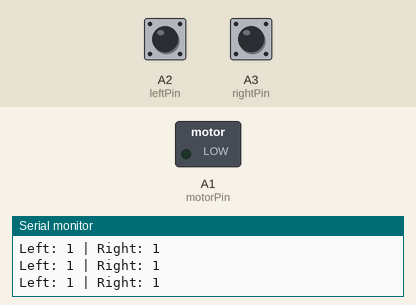
The sketch below on a simulated Arduino Uno, built with avr-gcc and run on an emulated ATmega328P. On the bench: switched loads named in the sketch (green lamp = pin HIGH), the last lines printed to the serial monitor. The inputs (shaded band) are chosen by the test bench; at power-on: A2 (leftPin) HIGH, A3 (rightPin) HIGH.

Above: at 1.2 s.
1.3 s: A2 (leftPin) pulled LOW for 0.15 s
At 1.45 s:
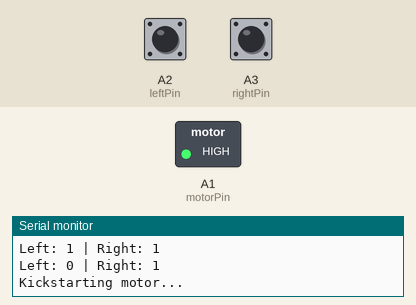
3.0 s: A3 (rightPin) pulled LOW for 0.15 s
At 4.0 s:
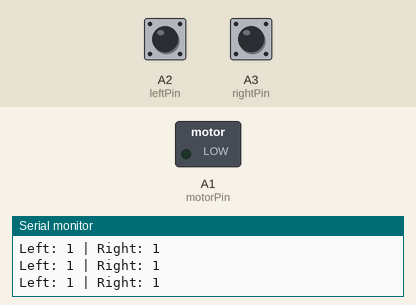
5.0 s: A3 (rightPin) pulled LOW for 3.2 s
At 5.4 s:
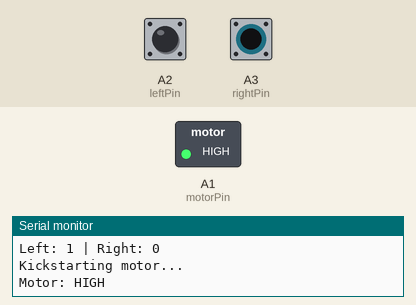
Timing chart, 0 to 9.8 s (numbered marks = the images above; inputs shaded):
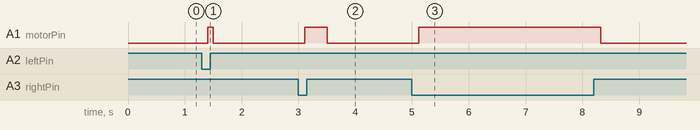

The sketch:

drwobbles.ino
```cpp
// Pin assignments
const int motorPin  = A1;  // DAC-capable true analog output
const int leftPin   = A2;  // Switch left position (LOW_SPEED)
const int rightPin  = A3;  // Switch right position (HIGH_SPEED)

// Motor settings
const int LOW_INTENSITY      = 120;
const int HIGH_INTENSITY     = 255;
const int KICKSTART_DURATION = 100;
const int DEBOUNCE_DELAY     = 200;

// State
enum MotorState { MOTOR_OFF, LOW_SPEED, HIGH_SPEED };
MotorState currentState = MOTOR_OFF;

bool lastLeftState  = HIGH;
bool lastRightState = HIGH;

void kickstart() {
  analogWrite(motorPin, 255);
  Serial.println("Kickstarting motor...");
  delay(KICKSTART_DURATION);
}

void applyMotorState() {
  switch (currentState) {
    case MOTOR_OFF:
      analogWrite(motorPin, 0);
      Serial.println("Motor: OFF");
      break;
    case LOW_SPEED:
      kickstart();
      analogWrite(motorPin, LOW_INTENSITY);
      Serial.println("Motor: LOW");
      break;
    case HIGH_SPEED:
      kickstart();
      analogWrite(motorPin, HIGH_INTENSITY);
      Serial.println("Motor: HIGH");
      break;
  }
}

void setup() {
  Serial.begin(115200);
  pinMode(motorPin,  OUTPUT);
  pinMode(leftPin,   INPUT_PULLUP);  // Switch COM → GND
  pinMode(rightPin,  INPUT_PULLUP);  // Switch COM → GND
  analogWrite(motorPin, 0);
  Serial.println("Setup done!");
}

void loop() {
  bool leftRead  = digitalRead(leftPin);
  bool rightRead = digitalRead(rightPin);

  // Temporary debug — add this
  Serial.print("Left: "); Serial.print(leftRead);
  Serial.print(" | Right: "); Serial.println(rightRead);
  delay(100);

  // ... rest of your loop
  // Middle position — both HIGH (floating with pullup) → OFF
  if (leftRead == HIGH && rightRead == HIGH) {
    if (currentState != MOTOR_OFF) {
      currentState = MOTOR_OFF;
      applyMotorState();
    }
  }

  // Left pressed → LOW_SPEED
  if (lastLeftState == HIGH && leftRead == LOW) {
    currentState = LOW_SPEED;
    applyMotorState();
    delay(DEBOUNCE_DELAY);
  }

  // Right pressed → HIGH_SPEED
  if (lastRightState == HIGH && rightRead == LOW) {
    currentState = HIGH_SPEED;
    applyMotorState();
    delay(DEBOUNCE_DELAY);
  }

  lastLeftState  = leftRead;
  lastRightState = rightRead;
}
```

Measured:
- after the input at 1.3 s, A1 (motorPin): LOW → HIGH after 0.10 s, → LOW 0.10 s later
- after the input at 3.0 s, A1 (motorPin): LOW → HIGH after 0.11 s, → LOW 0.40 s later
- after the input at 5.0 s, A1 (motorPin): LOW → HIGH after 0.12 s, → LOW 3.2 s later
